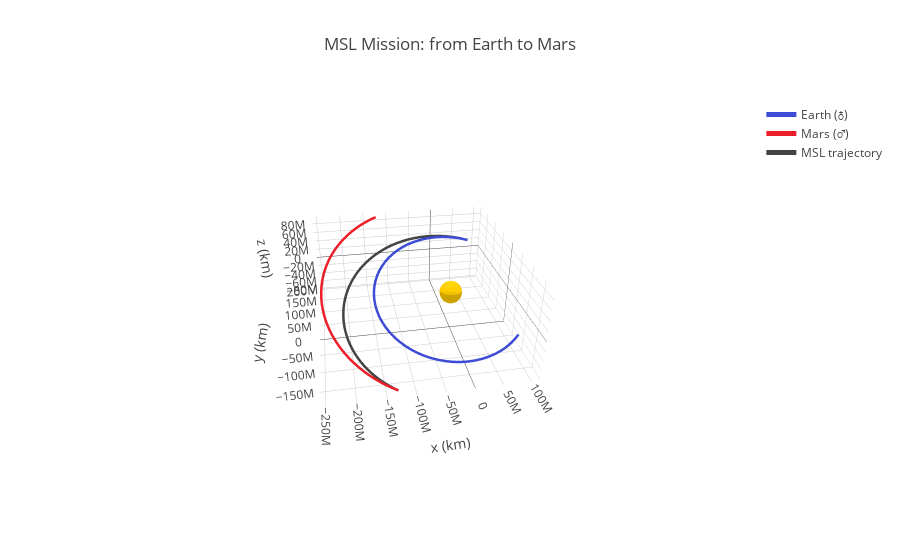

Source (notebook cell):
### Code cell
import numpy as np
import astropy.units as u
from astropy import time
from poliastro import iod
from poliastro.bodies import Sun
from poliastro.twobody import Orbit
from poliastro.util import time_range
import matplotlib.pyplot as plt

from astropy.coordinates import solar_system_ephemeris, get_body_barycentric_posvel
solar_system_ephemeris.set("jpl")

N = 50
date_launch = time.Time("2011-11-26 15:02", scale = 'utc')
date_arrival = time.Time("2012-08-06 05:17", scale = 'utc')
tof = date_arrival - date_launch
tof.to(u.h)
print(tof)

times_vector = time_range(date_launch, end=date_arrival, periods = N)
print(times_vector[:5])

rr_earth, vv_earth = get_body_barycentric_posvel("earth",times_vector)
print(rr_earth[:3])

rr_mars, vv_mars = get_body_barycentric_posvel("mars",times_vector)
print(rr_mars[:3])
print(vv_mars[:3])

# Compute the transfer orbit:
r0 = rr_earth[0].xyz
rf = rr_mars[-1].xyz
(va, vb), = iod.lambert(Sun.k, r0, rf,tof)

ss0_trans = Orbit.from_vectors(Sun, r0, va, date_launch)
ssf_trans = Orbit.from_vectors(Sun, rf, vb, date_arrival)

from plotly.offline import init_notebook_mode
init_notebook_mode(connected = True)

from poliastro.plotting import OrbitPlotter3D
from poliastro.bodies import Earth, Mars

# I like color
color_earth0 = '#3d4cd5'
color_earthf = '#525fd5'
color_mars0 = '#ec3941'
color_marsf = '#ec1f28'
color_sun = '#ffcc00'
color_orbit = '#888888'
color_trans = '#444444'

frame = OrbitPlotter3D()

frame.set_attractor(Sun)

frame.plot_trajectory(rr_earth, label=Earth, color=color_earth0)
frame.plot_trajectory(rr_mars, label=Mars, color=color_marsf)

frame.plot_trajectory(ss0_trans.sample(times_vector), label="MSL trajectory", color=color_trans)

frame.set_view(30 * u.deg, 260 * u.deg, distance=3 * u.km)
frame.show(title="MSL Mission: from Earth to Mars")
